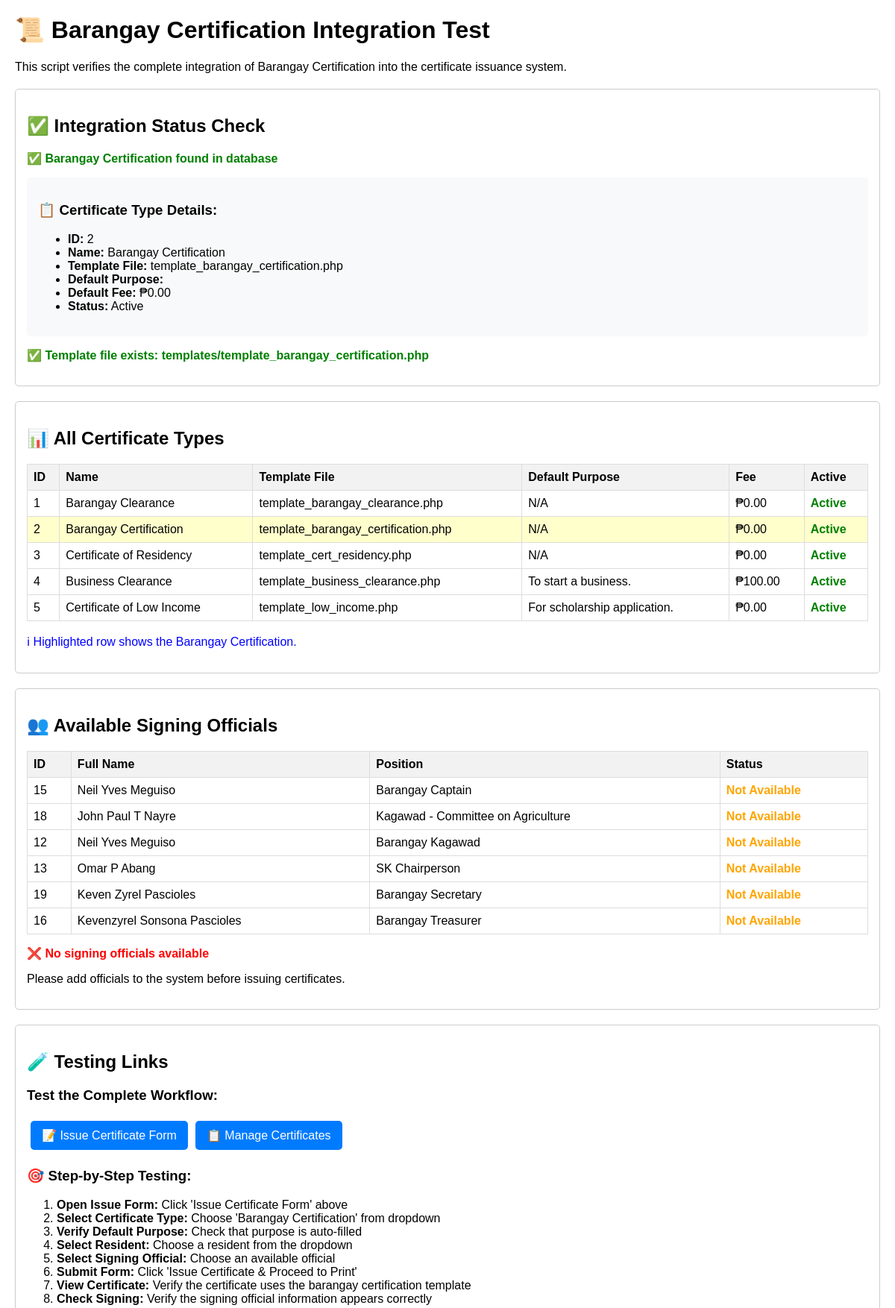
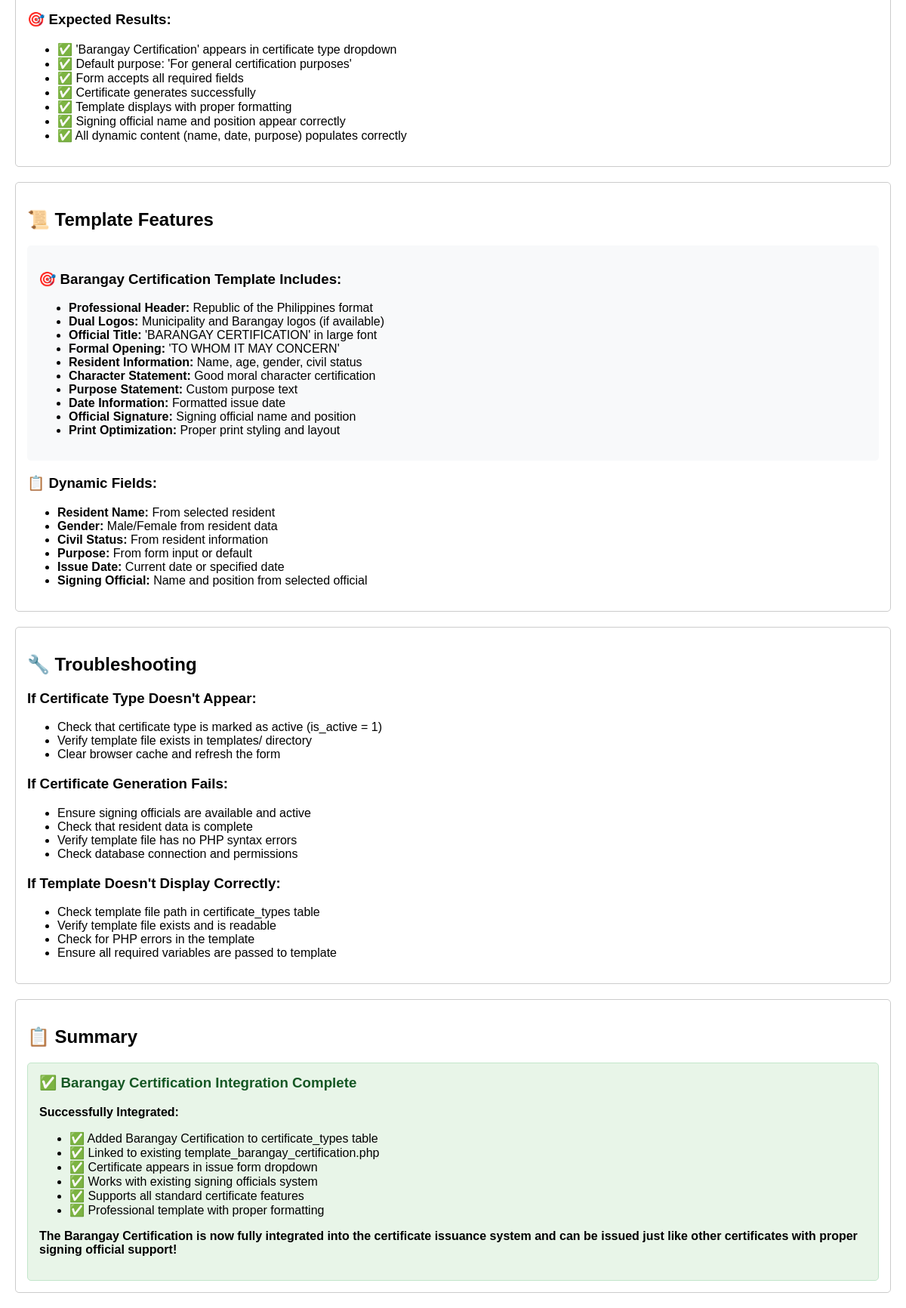
Page /test_barangay_certification_integration.php on the committed database (2 pictures, top to bottom).
### tables this page shows
CREATE TABLE `certificate_types` (
  `id` int(11) NOT NULL,
  `name` varchar(255) NOT NULL,
  `description` text DEFAULT NULL,
  `template_file` varchar(255) DEFAULT NULL,
  `default_purpose` text DEFAULT NULL,
  `default_fee` decimal(10,2) DEFAULT 0.00,
  `is_active` tinyint(1) NOT NULL DEFAULT 1
);

CREATE TABLE `officials` (
  `id` int(11) NOT NULL,
  `fullname` varchar(255) NOT NULL,
  `gender` enum('Male','Female','Other') NOT NULL DEFAULT 'Other',
  `position` varchar(100) NOT NULL,
  `term_start_date` date DEFAULT NULL,
  `term_end_date` date DEFAULT NULL,
  `contact_number` varchar(20) DEFAULT NULL,
  `image_path` varchar(255) DEFAULT NULL,
  `display_order` int(11) DEFAULT 0
);

### test_barangay_certification_integration.php (the view, shortened to what this page needs)
<?php
require_once 'config.php';
echo "<!DOCTYPE html>";
echo "<html><head><title>Barangay Certification Integration Test</title>";
echo "<style>
    body { font-family: Arial, sans-serif; margin: 20px; }
    .success { color: green; font-weight: bold; }
    .error { color: red; font-weight: bold; }
    .warning { color: orange; font-weight: bold; }
    .info { color: blue; }
    .test-section { margin: 20px 0; padding: 15px; border: 1px solid #ccc; border-radius: 5px; }
    .feature-list { background: #f8f9fa; padding: 15px; border-radius: 5px; margin: 10px 0; }
    .demo-link { background: #007bff; color: white; padding: 10px 15px; text-decoration: none; border-radius: 5px; display: inline-block; margin: 5px; }
    .demo-link:hover { background: #0056b3; color: white; text-decoration: none; }
    table { border-collapse: collapse; width: 100%; margin: 10px 0; }
    th, td { border: 1px solid #ddd; padding: 8px; text-align: left; }
    th { background-color: #f2f2f2; }
    .highlight { background-color: #ffffcc; }
</style></head><body>";
echo "<h1>📜 Barangay Certification Integration Test</h1>";
echo "<p>This script verifies the complete integration of Barangay Certification into the certificate issuance system.</p>";
echo "<div class='test-section'>";
echo "<h2>✅ Integration Status Check</h2>";
$cert_check_query = "SELECT id, name, template_file, default_purpose, default_fee, is_active FROM certificate_types WHERE name = 'Barangay Certification'";
$cert_result = mysqli_query($link, $cert_check_query);
if ($cert_result && mysqli_num_rows($cert_result) > 0) {
    $cert_data = mysqli_fetch_assoc($cert_result);
    echo "<p class='success'>✅ Barangay Certification found in database</p>";
    echo "<div class='feature-list'>";
    echo "<h3>📋 Certificate Type Details:</h3>";
    echo "<ul>";
    echo "<li><strong>ID:</strong> {$cert_data['id']}</li>";
    echo "<li><strong>Name:</strong> {$cert_data['name']}</li>";
    echo "<li><strong>Template File:</strong> {$cert_data['template_file']}</li>";
    echo "<li><strong>Default Purpose:</strong> {$cert_data['default_purpose']}</li>";
    echo "<li><strong>Default Fee:</strong> ₱" . number_format($cert_data['default_fee'], 2) . "</li>";
    echo "<li><strong>Status:</strong> " . ($cert_data['is_active'] ? 'Active' : 'Inactive') . "</li>";
    echo "</ul>";
    echo "</div>";
} else {
    echo "<p class='error'>❌ Barangay Certification not found in database</p>";
    echo "<p>Please run the <a href='add_barangay_certification.php'>Add Barangay Certification</a> script first.</p>";
}
$template_path = 'templates/template_barangay_certification.php';
if (file_exists($template_path)) {
    echo "<p class='success'>✅ Template file exists: $template_path</p>";
} else {
    echo "<p class='error'>❌ Template file not found: $template_path</p>";
}
echo "</div>";
echo "<div class='test-section'>";
echo "<h2>📊 All Certificate Types</h2>";
$all_types_query = "SELECT id, name, template_file, default_purpose, default_fee, is_active FROM certificate_types ORDER BY id ASC";
$all_result = mysqli_query($link, $all_types_query);
if ($all_result) {
    echo "<table>";
    echo "<tr><th>ID</th><th>Name</th><th>Template File</th><th>Default Purpose</th><th>Fee</th><th>Active</th></tr>";
    while ($row = mysqli_fetch_assoc($all_result)) {
        $highlight = ($row['name'] === 'Barangay Certification') ? 'highlight' : '';
        echo "<tr class='$highlight'>";
        echo "<td>{$row['id']}</td>";
        echo "<td>" . htmlspecialchars($row['name']) . "</td>";
        echo "<td>" . htmlspecialchars($row['template_file'] ?: 'N/A') . "</td>";
        echo "<td>" . htmlspecialchars($row['default_purpose'] ?: 'N/A') . "</td>";
        echo "<td>₱" . number_format($row['default_fee'], 2) . "</td>";
        echo "<td>" . ($row['is_active'] ? '<span class="success">Active</span>' : '<span class="error">Inactive</span>') . "</td>";
        echo "</tr>";
    }
    echo "</table>";
    echo "<p class='info'>ℹ Highlighted row shows the Barangay Certification.</p>";
} else {
    echo "<p class='error'>❌ Could not fetch certificate types.</p>";
}
echo "</div>";
echo "<div class='test-section'>";
echo "<h2>👥 Available Signing Officials</h2>";
$officials_query = "SELECT id, fullname, position,
                    CASE
                        WHEN (term_end_date IS NULL OR term_end_date = '' OR term_end_date >= CURDATE())
                        AND position NOT LIKE 'Ex-%'
                        AND position NOT LIKE 'Former %' THEN 1
                        ELSE 0
                    END as is_available
                    FROM officials
                    WHERE position NOT LIKE 'Ex-%'
                    AND position NOT LIKE 'Former %'
                    ORDER BY
                        CASE
                            WHEN position = 'Punong Barangay' THEN 1
                            WHEN position LIKE '%Captain%' THEN 2
                            WHEN position LIKE '%Kagawad%' THEN 3
                            ELSE 4
                        END,
                        fullname ASC";
$officials_result = mysqli_query($link, $officials_query);
if ($officials_result) {
    $available_count = 0;
    echo "<table>";
    echo "<tr><th>ID</th><th>Full Name</th><th>Position</th><th>Status</th></tr>";
    while ($row = mysqli_fetch_assoc($officials_result)) {
        $status = $row['is_available'] ? '<span class="success">Available</span>' : '<span class="warning">Not Available</span>';
        echo "<tr>";
        echo "<td>{$row['id']}</td>";
        echo "<td>" . htmlspecialchars($row['fullname']) . "</td>";
        echo "<td>" . htmlspecialchars($row['position']) . "</td>";
        echo "<td>$status</td>";
        echo "</tr>";
    }
    echo "</table>";
    if ($available_count > 0) {
        echo "<p class='success'>✅ $available_count signing officials available</p>";
    } else {
        echo "<p class='error'>❌ No signing officials available</p>";
        echo "<p>Please add officials to the system before issuing certificates.</p>";
    }
} else {
    echo "<p class='error'>❌ Could not fetch signing officials.</p>";
}
echo "</div>";
echo "<div class='test-section'>";
echo "<h2>🧪 Testing Links</h2>";
echo "<h3>Test the Complete Workflow:</h3>";
echo "<a href='issue_certificate_form.php' target='_blank' class='demo-link'>📝 Issue Certificate Form</a>";
echo "<a href='manage_certificates.php' target='_blank' class='demo-link'>📋 Manage Certificates</a>";
echo "<h3>🎯 Step-by-Step Testing:</h3>";
echo "<ol>";
echo "<li><strong>Open Issue Form:</strong> Click 'Issue Certificate Form' above</li>";
echo "<li><strong>Select Certificate Type:</strong> Choose 'Barangay Certification' from dropdown</li>";
echo "<li><strong>Verify Default Purpose:</strong> Check that purpose is auto-filled</li>";
echo "<li><strong>Select Resident:</strong> Choose a resident from the dropdown</li>";
echo "<li><strong>Select Signing Official:</strong> Choose an available official</li>";
echo "<li><strong>Submit Form:</strong> Click 'Issue Certificate & Proceed to Print'</li>";
echo "<li><strong>View Certificate:</strong> Verify the certificate uses the barangay certification template</li>";
echo "<li><strong>Check Signing:</strong> Verify the signing official information appears correctly</li>";
echo "</ol>";
echo "<h3>🎯 Expected Results:</h3>";
echo "<ul>";
echo "<li>✅ 'Barangay Certification' appears in certificate type dropdown</li>";
echo "<li>✅ Default purpose: 'For general certification purposes'</li>";
echo "<li>✅ Form accepts all required fields</li>";
echo "<li>✅ Certificate generates successfully</li>";
echo "<li>✅ Template displays with proper formatting</li>";
echo "<li>✅ Signing official name and position appear correctly</li>";
echo "<li>✅ All dynamic content (name, date, purpose) populates correctly</li>";
echo "</ul>";
echo "</div>";
echo "<div class='test-section'>";
echo "<h2>📜 Template Features</h2>";
echo "<div class='feature-list'>";
echo "<h3>🎯 Barangay Certification Template Includes:</h3>";
echo "<ul>";
echo "<li><strong>Professional Header:</strong> Republic of the Philippines format</li>";
echo "<li><strong>Dual Logos:</strong> Municipality and Barangay logos (if available)</li>";
echo "<li><strong>Official Title:</strong> 'BARANGAY CERTIFICATION' in large font</li>";
echo "<li><strong>Formal Opening:</strong> 'TO WHOM IT MAY CONCERN'</li>";
echo "<li><strong>Resident Information:</strong> Name, age, gender, civil status</li>";
echo "<li><strong>Character Statement:</strong> Good moral character certification</li>";
echo "<li><strong>Purpose Statement:</strong> Custom purpose text</li>";
echo "<li><strong>Date Information:</strong> Formatted issue date</li>";
echo "<li><strong>Official Signature:</strong> Signing official name and position</li>";
echo "<li><strong>Print Optimization:</strong> Proper print styling and layout</li>";
echo "</ul>";
echo "</div>";
echo "<h3>📋 Dynamic Fields:</h3>";
echo "<ul>";
echo "<li><strong>Resident Name:</strong> From selected resident</li>";
echo "<li><strong>Gender:</strong> Male/Female from resident data</li>";
echo "<li><strong>Civil Status:</strong> From resident information</li>";
echo "<li><strong>Purpose:</strong> From form input or default</li>";
echo "<li><strong>Issue Date:</strong> Current date or specified date</li>";
echo "<li><strong>Signing Official:</strong> Name and position from selected official</li>";
echo "</ul>";
echo "</div>";
echo "<div class='test-section'>";
echo "<h2>🔧 Troubleshooting</h2>";
echo "<h3>If Certificate Type Doesn't Appear:</h3>";
echo "<ul>";
echo "<li>Check that certificate type is marked as active (is_active = 1)</li>";
echo "<li>Verify template file exists in templates/ directory</li>";
echo "<li>Clear browser cache and refresh the form</li>";
echo "</ul>";
echo "<h3>If Certificate Generation Fails:</h3>";
echo "<ul>";
echo "<li>Ensure signing officials are available and active</li>";
echo "<li>Check that resident data is complete</li>";
echo "<li>Verify template file has no PHP syntax errors</li>";
echo "<li>Check database connection and permissions</li>";
echo "</ul>";
echo "<h3>If Template Doesn't Display Correctly:</h3>";
echo "<ul>";
echo "<li>Check template file path in certificate_types table</li>";
echo "<li>Verify template file exists and is readable</li>";
echo "<li>Check for PHP errors in the template</li>";
echo "<li>Ensure all required variables are passed to template</li>";
echo "</ul>";
echo "</div>";
echo "<div class='test-section'>";
echo "<h2>📋 Summary</h2>";
echo "<div style='background: #e8f5e8; padding: 15px; border-radius: 5px; border: 1px solid #c3e6cb;'>";
echo "<h3 style='color: #155724; margin-top: 0;'>✅ Barangay Certification Integration Complete</h3>";
echo "<p><strong>Successfully Integrated:</strong></p>";
echo "<ul>";
echo "<li>✅ Added Barangay Certification to certificate_types table</li>";
echo "<li>✅ Linked to existing template_barangay_certification.php</li>";
echo "<li>✅ Certificate appears in issue form dropdown</li>";
echo "<li>✅ Works with existing signing officials system</li>";
echo "<li>✅ Supports all standard certificate features</li>";
echo "<li>✅ Professional template with proper formatting</li>";
echo "</ul>";
echo "<p><strong>The Barangay Certification is now fully integrated into the certificate issuance system and can be issued just like other certificates with proper signing official support!</strong></p>";
echo "</div>";
echo "</div>";
echo "</body></html>";
?>

### test_barangay_certification_integration.php (style rules this page uses)
body { font-family: Arial, sans-serif; margin: 20px; }
.success { color: green; font-weight: bold; }
.error { color: red; font-weight: bold; }
.warning { color: orange; font-weight: bold; }
.info { color: blue; }
.test-section { margin: 20px 0; padding: 15px; border: 1px solid #ccc; border-radius: 5px; }
.feature-list { background: #f8f9fa; padding: 15px; border-radius: 5px; margin: 10px 0; }
.demo-link { background: #007bff; color: white; padding: 10px 15px; text-decoration: none; border-radius: 5px; display: inline-block; margin: 5px; }
table { border-collapse: collapse; width: 100%; margin: 10px 0; }
th, td { border: 1px solid #ddd; padding: 8px; text-align: left; }
th { background-color: #f2f2f2; }
.highlight { background-color: #ffffcc; }

### rows in the picture
certificate_types: id "2", name "Barangay Certification", template_file "template_barangay_certification.php", default_fee "0.00", default_purpose "N/A", is_active "Active"
certificate_types: id "1", name "Barangay Clearance", template_file "template_barangay_clearance.php", default_purpose "N/A", default_fee "0.00", is_active "Active"
certificate_types: id "3", name "Certificate of Residency", template_file "template_cert_residency.php", default_purpose "N/A", default_fee "0.00", is_active "Active"
certificate_types: id "4", name "Business Clearance", template_file "template_business_clearance.php", default_purpose "To start a business.", default_fee "100.00", is_active "Active"
certificate_types: id "5", name "Certificate of Low Income", template_file "template_low_income.php", default_purpose "For scholarship application.", default_fee "0.00", is_active "Active"
officials: id "15", fullname "Neil Yves Meguiso", position "Barangay Captain"
officials: id "18", fullname "John Paul T Nayre", position "Kagawad - Committee on Agriculture"
officials: id "12", fullname "Neil Yves Meguiso", position "Barangay Kagawad"
officials: id "13", fullname "Omar P Abang", position "SK Chairperson"
officials: id "19", fullname "Keven Zyrel Pascioles", position "Barangay Secretary"
officials: id "16", fullname "Kevenzyrel Sonsona Pascioles", position "Barangay Treasurer"

### other values in the picture
$template_path "templates/template_barangay_certification.php"
